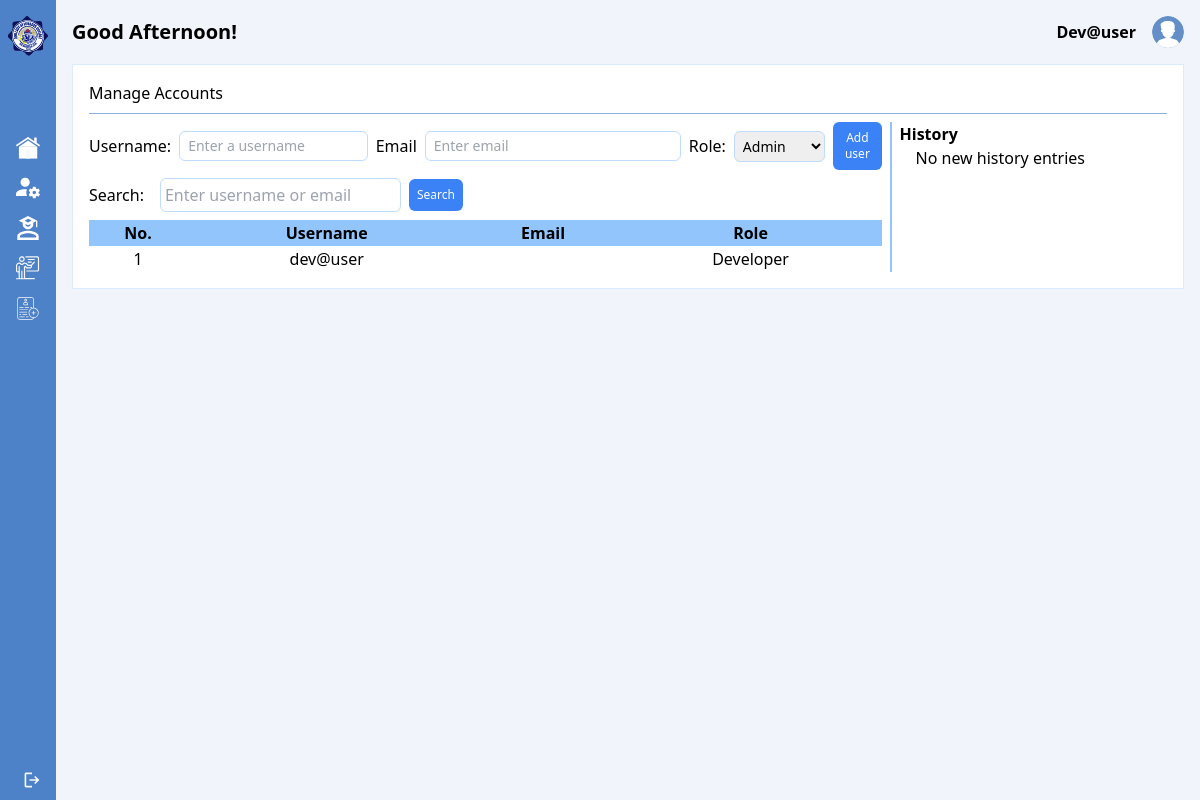
Page /admin/account-management.php (signed in) on the earlier database version.
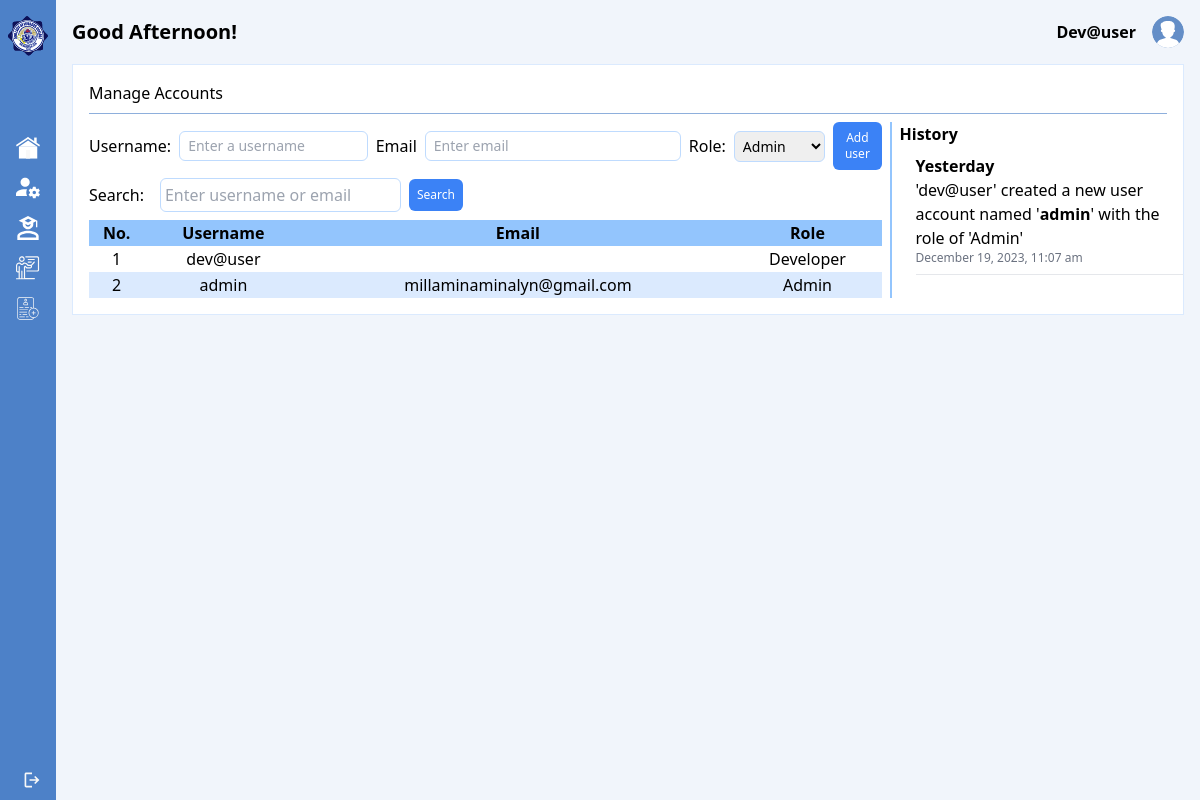
Same page on the later database version.
### tables this page shows
CREATE TABLE `usertbl` (
  `id` int(11) NOT NULL,
  `username` varchar(140) NOT NULL,
  `email` varchar(255) DEFAULT NULL,
  `password` varchar(100) NOT NULL,
  `usertype` varchar(50) NOT NULL
);

CREATE TABLE `historytbl` (
  `id` int(11) NOT NULL,
  `action` varchar(255) NOT NULL,
  `username` varchar(255) NOT NULL,
  `timestamp` timestamp NOT NULL DEFAULT current_timestamp()
);

### admin/account-management.php (the view, shortened to what this page needs)
<?php
    include '../php/conn.php';
    $search = isset($_GET['search']) ? mysqli_real_escape_string($conn, $_GET['search']) : '';
    $selectQuery = "SELECT id, username, email, usertype FROM usertbl";
    if (!empty($search)) {
        $selectQuery .= " WHERE username LIKE ? OR email LIKE ?";
        $stmt = mysqli_prepare($conn, $selectQuery);
        $searchParam = "%{$search}%";
        mysqli_stmt_bind_param($stmt, "ss", $searchParam, $searchParam);
        mysqli_stmt_execute($stmt);
        $result = mysqli_stmt_get_result($stmt);
        $users = mysqli_fetch_all($result, MYSQLI_ASSOC);
        mysqli_stmt_close($stmt);
    } else {
        $result = mysqli_query($conn, $selectQuery);
        $users = $result ? mysqli_fetch_all($result, MYSQLI_ASSOC) : [];
    }
    $historyQuery = "SELECT id, username, action, timestamp FROM historytbl ORDER BY timestamp DESC";
    $historyResult = mysqli_query($conn, $historyQuery);
    $historyEntries = $historyResult ? mysqli_fetch_all($historyResult, MYSQLI_ASSOC) : [];
    $groupedHistory = [];
    foreach ($historyEntries as $entry) {
        $date = date('Y-m-d', strtotime($entry['timestamp']));
        $groupedHistory[$date][] = ['action' => $entry['action'], 'datetime' => $entry['timestamp']];
    }
    if (isset($_GET['search'])) {
        $searchValue = htmlspecialchars($_GET['search']);
    } else {
        $searchValue = '';
    }
?>
<!DOCTYPE html>
<html lang="en">
<head>
    <link href="https://cdn.jsdelivr.net/npm/tailwindcss@2.2.19/dist/tailwind.min.css" rel="stylesheet">
</head>
<body class="font-[roboto-serif]" style="background: rgba(118, 163, 224, 0.1);">
    <div class="w-full flex justify-start">
        <div>
            <?php include './sidebar.php'; ?>
        </div>
        <div class="w-full py-4 px-4">
            <div class="mb-4">
                <?php include './topbar.php'; ?>
            </div>
            <div class="w-full bg-white p-4 border border-blue-100 gap-2">
                <div>
                    Manage Accounts
                </div>
                <hr class="w-full h-px my-2 border-0 dark:bg-gray-700" style="background-color: #8EAFDC;">
                <div class="w-full flex justify-start gap-2">
                    <div class="w-3/4 border-r-2 border-blue-300 gap-2 grid pr-2">
                        <div>
                            <form action="" method="post" onsubmit="return validateForm()">
                                <div class="flex justify-start items-center gap-2 text-base">
                                    <div>
                                        Username:
                                    </div>
                                    <div class="text-sm p-1 border border-blue-200 rounded-md w-64 text-xs">
                                        <input type="text" id="username" name="username" autocomplete="username" placeholder="Enter a username" class="px-1 w-full">
                                    </div>
                                    <div class="flex justify-start gap-2 items-center">
                                        <div>Email</div>
                                        <div class="w-64 text-sm p-1 border border-blue-200 rounded-md flex justify-between items-center relative gap-2">
                                            <input type="text" name="email" id="email" class="px-1 w-full" autocomplete="email" onblur="validateEmail()" placeholder="Enter email">
                                        </div>
                                    </div>
                                    <div class="flex justify-start gap-2 items-center">
                                        <div>Role:</div>
                                        <div>
                                            <select name="usertype" id="roleMenu" class="text-sm p-1 border border-blue-200 rounded-md w-full"></select>
                                        </div>
                                    </div>
                                    <div>
                                        <button class="p-2 bg-blue-500 rounded-md text-xs text-white hover:bg-blue-700">Add user</button>
                                    </div>
                                </div>
                            </form>
                        </div>
                        <div class="flex justify-start items-center gap-2">
                            <form action="<?= $_SERVER['PHP_SELF'] ?>" method="get" class="flex items-center gap-2">
                                <label for="search" class="mr-2">Search:</label>
                                <input type="text" id="search" name="search" class="p-1 border border-blue-200 rounded-md" placeholder="Enter username or email" value="<?= $searchValue; ?>">
                                <?php if (!empty($searchValue)): ?>
                                    <button type="submit" class="p-2 bg-red-500 rounded-md text-xs text-white hover:bg-red-700" name="clearSearch">Clear</button>
                                <?php else: ?>
                                    <button type="submit" class="p-2 bg-blue-500 rounded-md text-xs text-white hover:bg-blue-700">Search</button>
                                <?php endif; ?>
                            </form>
                        </div>
                        <div>
                            <table class="table-auto w-full">
                                <thead>
                                    <tr class="px-2 py-1 bg-blue-300">
                                        <th class="text-center">No.</th>
                                        <th class="text-center">Username</th>
                                        <th class="text-center">Email</th>
                                        <th class="text-center">Role</th>
                                    </tr>
                                </thead>
                                <tbody id="table-container">
                                    <?php foreach ($users as $index => $user): ?>
                                        <tr class="px-2 py-1 <?= $index % 2 === 0 ? 'bg-white-500' : 'bg-blue-100' ?>">
                                            <td class="text-center"><?= $index + 1; ?></td>
                                            <td class="text-center"><?= $user['username']; ?></td>
                                            <td class="text-center"><?= $user['email']; ?></td>
                                            <td class="text-center"><?= isset($user['usertype']) ? $user['usertype'] : ''; ?></td>
                                        </tr>
                                    <?php endforeach; ?>
                                </tbody>
                            </table>
                        </div>
                    </div>
                    <div class="w-1/4">
                        <div class="font-semibold">
                            History
                        </div>
                        <div class="w-full ml-4">
                            <?php if (!empty($groupedHistory)): ?>
                                <?php foreach ($groupedHistory as $date => $entries): ?>
                                    <div class="font-semibold mt-2"><?= formatDateHeading($date) ?></div>
                                    <?php foreach ($entries as $historyEntry): ?>
                                        <div><?= $historyEntry['action']; ?></div>
                                        <div class="text-xs text-gray-500"><?= date('F j, Y, g:i a', strtotime($historyEntry['datetime'])); ?></div>
                                        <hr class="my-2">
                                    <?php endforeach; ?>
                                <?php endforeach; ?>
                            <?php else: ?>
                                <div>No new history entries</div>
                            <?php endif; ?>
                        </div>
                        <?php
                            function formatDateHeading($date) {
                                $today = date('Y-m-d');
                                $yesterday = date('Y-m-d', strtotime('-1 day'));
                                if ($date === $today) {
                                    return 'Today';
                                } elseif ($date === $yesterday) {
                                    return 'Yesterday';
                                } else {
                                    return date('F j, Y', strtotime($date));
                                }
                            }
                        ?>
                    </div>
                </div>
            </div>
        </div>
    </div>
</body>
</html>

### admin/sidebar.php (shortened to what this page needs)
<!DOCTYPE html>
<html lang="en">
<head>
    <link href="https://cdn.jsdelivr.net/npm/tailwindcss@2.2.19/dist/tailwind.min.css" rel="stylesheet">
    <link rel="stylesheet" href="../assets/css/custom.css">
</head>
<body class="font-serif">
    <form action="../login/admin/logout.php">
        <div id="sidebar" class="flex flex-col justify-between sidebar w-56 h-screen ease-linear duration-500 cursor-pointer" style="background-color: #4D81C8;">
            <div>
                <div class="px-2 py-4 flex items-center justify-start gap-3">
                    <div class="logo-container">
                        <img src="../assets/svg/ollcLogoNoName.svg" class="logo w-10 h-10" alt="">
                    </div>
                </div>
                <div>
                    <div class="mt-14 ml-2">
                        <a href="dashboard.php" class="px-2 flex items-center justify-start h-10 gap-3">
                            <div class="logo-container">
                                <img src="../assets/svg/dashboard.svg" class="logo w-6 h-6" alt="">
                            </div>
                        </a>
                    </div>
                    <div class="ml-2">
                        <a href="account-management.php" class="px-2 flex items-center justify-start h-10 gap-3">
                            <div class="logo-container">
                                <img src="../assets/svg/account-management.svg" class="logo w-6 h-6" alt="">
                            </div>
                        </a>
                    </div>
                    <div class="ml-2">
                        <a href="student-information.php" class="px-2 flex items-center justify-start h-10 gap-3">
                            <div class="logo-container">
                                <img src="../assets/svg/student.svg" class="logo w-6 h-6" alt="">
                            </div>
                        </a>
                    </div>
                    <div class="ml-2">
                        <a href="faculty.php" class="px-2 flex items-center justify-start h-10 gap-3">
                            <div class="logo-container">
                                <img src="../assets/svg/professor.svg" class="logo w-6 h-6" alt="">
                            </div>
                        </a>
                    </div>
                    <div class="ml-2">
                        <a href="enrollment-list.php" class="px-2 flex items-center justify-start h-10 gap-3">
                            <div class="logo-container">
                                <img src="../assets/svg/enrollment-list.svg" class="logo w-6 h-6" alt="">
                            </div>
                        </a>
                    </div>
                </div>
            </div>
            <div class="ml-2">
                <button onclick="logout()" class="px-2 flex items-center justify-start h-10 gap-3">
                    <div class="logo-container px-2 flex items-center justify-start h-10 gap-3">
                        <img src="../assets/svg/logout.svg" class="logo w-6 h-6" alt="">
                    </div>
                </button>
            </div>
        </div>
    </form>
</body>
</html>

### admin/topbar.php (shortened to what this page needs)
<!DOCTYPE html>
<html lang="en">
<head>
    <link href="https://cdn.jsdelivr.net/npm/tailwindcss@2.2.19/dist/tailwind.min.css" rel="stylesheet">
    <link rel="stylesheet" href="../assets/css/custom.css">
</head>
<body>
    <?php
    $username = isset($_SESSION['username']) ? $_SESSION['username'] : '';
    $formattedUsername = ucfirst($username);
    function getGreeting()
    {
        $currentTime = date('H:i:s');
        $morningStart = '06:00:00';
        $afternoonStart = '12:00:00';
        $eveningStart = '18:00:00';
        if ($currentTime >= $morningStart && $currentTime < $afternoonStart) {
            return 'Good Morning!';
        } elseif ($currentTime >= $afternoonStart && $currentTime < $eveningStart) {
            return 'Good Afternoon!';
        } else {
            return 'Good Evening!';
        }
    }
    if (!empty($formattedUsername)) {
    ?>
        <div class="flex justify-between items-center">
            <div class="flex items-center gap-2">
                <div class="text-xl font-semibold">
                    <?php
                    echo htmlspecialchars(getGreeting(), ENT_QUOTES, 'UTF-8');
                    ?>
                </div>
            </div>
            <div class="inline-flex justify-between items-center gap-4">
                <div>
                    <div class="text-base font-semibold"><?php echo htmlspecialchars($formattedUsername, ENT_QUOTES, 'UTF-8'); ?></div>
                </div>
                <img src="../assets/svg/profile.svg" alt="Profile Picture" class="w-8 h-8 rounded-full">
            </div>
        </div>
    <?php } ?>
</body>
</html>

Differences in the rows shown:
added usertbl: username "admin", email "millaminaminalyn@gmail.com", usertype "Admin"
added historytbl: timestamp "Yesterday", action "'dev@user' created a new user account named ' admin ' with the role of 'Admin'", timestamp "December 19, 2023, 11:07 am"
Other differences:
text no longer shown: "No new history entries"
